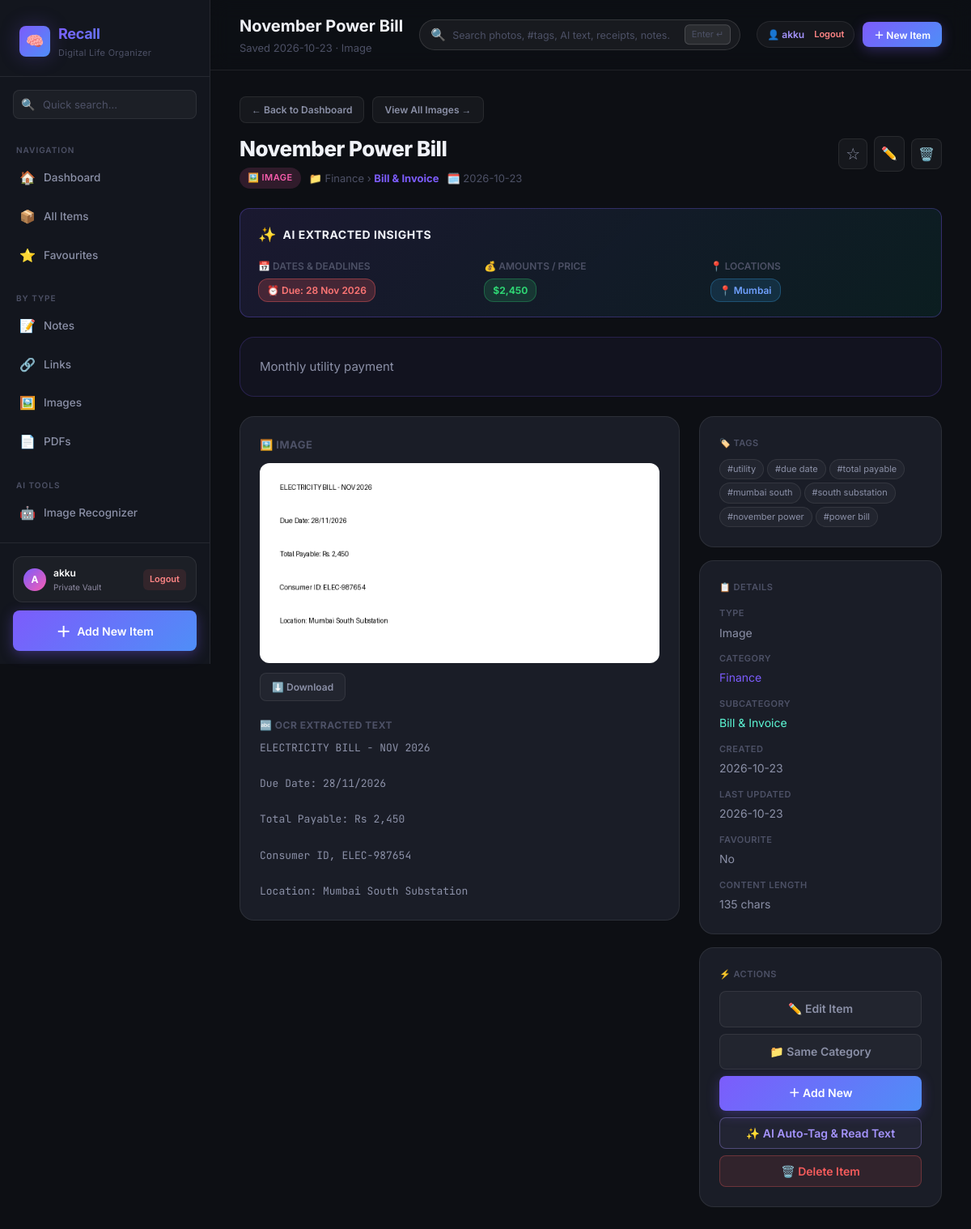
Screenshot of /item/544b72d8-cfe0-4a1f-b4b5-a10a58844caa (signed in) with the database file from the repository.
### tables this page shows
CREATE TABLE users (
            id            TEXT PRIMARY KEY,
            email         TEXT UNIQUE NOT NULL,
            username      TEXT NOT NULL,
            password_hash TEXT NOT NULL,
            created_at    TEXT NOT NULL
        );

CREATE TABLE items (
            id          TEXT PRIMARY KEY,
            type        TEXT NOT NULL,           -- 'note' | 'link' | 'image' | 'pdf'
            title       TEXT NOT NULL,
            description TEXT,
            content     TEXT,                   -- note text or extracted text
            url         TEXT,                   -- for links
            filename    TEXT,                   -- for files
            tags        TEXT DEFAULT '[]',      -- JSON array
            category    TEXT DEFAULT 'General',
            favourite   INTEGER DEFAULT 0,
            created_at  TEXT NOT NULL,
            updated_at  TEXT NOT NULL
        , subcategory TEXT DEFAULT '', entities TEXT DEFAULT '{}', content_hash TEXT DEFAULT '', user_id TEXT DEFAULT '');

### app.py (the view)
@app.route("/item/<item_id>")
def view_item(item_id):
    user_id = session.get("user_id")
    conn = get_db()
    row  = conn.execute("SELECT * FROM items WHERE id=? AND user_id=?", (item_id, user_id)).fetchone()
    conn.close()
    if not row:
        abort(404)
    item = row_to_dict(row)
    return render_template("view.html", item=item)

### templates/view.html (shortened to what this page needs)
{% extends "base.html" %}
{% set TYPE_ICONS = {'note': '📝', 'link': '🔗', 'image': '🖼️', 'pdf': '📄'} %}
{% block page_title %}{{ item.title }}{% endblock %}
{% block page_subtitle %}Saved {{ item.created_at[:10] }} · {{ item.type|capitalize }}{% endblock %}
{% block content %}
<div style="display:flex;align-items:center;gap:10px;margin-bottom:16px;">
  <a href="{{ url_for('index') }}" class="btn btn-secondary btn-sm" style="font-size:12px;padding:6px 14px;">
    ← Back to Dashboard
  </a>
  <a href="{{ url_for('items', type=item.type) }}" class="btn btn-secondary btn-sm" style="font-size:12px;padding:6px 14px;">
    View All {{ item.type|capitalize }}s →
  </a>
</div>
<div class="view-header mb-24">
  <div class="view-title-section">
    <div class="view-title">{{ item.title }}</div>
    <div class="view-meta">
      <span class="item-type-badge badge-{{ item.type }}">
        {{ TYPE_ICONS.get(item.type, '📌') }} {{ item.type }}
      </span>
      <span>📁 {{ item.category }}{% if item.subcategory %} <span style="color:var(--text-muted);">›</span> <strong style="color:var(--accent-purple);">{{ item.subcategory }}</strong>{% endif %}</span>
      <span>🗓️ {{ item.created_at[:10] }}</span>
    </div>
  </div>
  <div class="view-actions" style="flex-wrap:wrap;">
    <button class="fav-star {% if item.favourite %}active{% endif %} btn-icon"
            data-item-id="{{ item.id }}"
            title="Toggle favourite"
            style="font-size:20px;">
      {% if item.favourite %}⭐{% else %}☆{% endif %}
    </button>
    <a href="{{ url_for('edit_item', item_id=item.id) }}" class="btn-icon" title="Edit">✏️</a>
    <form method="POST" action="{{ url_for('delete_item', item_id=item.id) }}" id="deleteFormSide">
      <button type="button" class="btn-icon delete-trigger"
              data-form-id="deleteFormSide" title="Delete" style="color:#f75c5c;">🗑️</button>
    </form>
  </div>
</div>
{% set ents = item.entities or {} %}
{% if ents.dates or ents.amounts or ents.locations or ents.ids %}
<div class="card mb-24" style="background:linear-gradient(135deg, rgba(124,92,252,0.12), rgba(0,210,180,0.08));border:1px solid rgba(124,92,252,0.3);border-radius:var(--radius-md);padding:18px 22px;">
  <div style="display:flex;align-items:center;gap:8px;margin-bottom:14px;">
    <span style="font-size:18px;">✨</span>
    <span style="font-size:14px;font-weight:700;letter-spacing:0.5px;color:var(--text-primary);text-transform:uppercase;">AI Extracted Insights</span>
  </div>
  <div style="display:grid;grid-template-columns:repeat(auto-fit, minmax(200px, 1fr));gap:16px;">
    {% if ents.dates %}
    <div>
      <div style="font-size:12px;color:var(--text-muted);margin-bottom:6px;font-weight:600;">📅 DATES & DEADLINES</div>
      <div style="display:flex;flex-wrap:wrap;gap:6px;">
        {% for d in ents.dates %}
        <span style="display:inline-flex;align-items:center;gap:4px;padding:4px 10px;border-radius:12px;font-size:12px;font-weight:600;background:{% if d.is_future %}rgba(247,92,92,0.2);color:#ff7675;border:1px solid rgba(247,92,92,0.4);{% else %}rgba(255,255,255,0.06);color:var(--text-secondary);{% endif %}">
          {% if d.is_future %}⏰ Due: {% endif %}{{ d.formatted or d.raw }}
        </span>
        {% endfor %}
      </div>
    </div>
    {% endif %}
    {% if ents.amounts %}
    <div>
      <div style="font-size:12px;color:var(--text-muted);margin-bottom:6px;font-weight:600;">💰 AMOUNTS / PRICE</div>
      <div style="display:flex;flex-wrap:wrap;gap:6px;">
        {% for amt in ents.amounts %}
        <span style="display:inline-flex;align-items:center;padding:4px 10px;border-radius:12px;font-size:12px;font-weight:700;background:rgba(46,213,115,0.15);color:#2ed573;border:1px solid rgba(46,213,115,0.3);">
          {{ amt }}
        </span>
        {% endfor %}
      </div>
    </div>
    {% endif %}
    {% if ents.locations %}
    <div>
      <div style="font-size:12px;color:var(--text-muted);margin-bottom:6px;font-weight:600;">📍 LOCATIONS</div>
      <div style="display:flex;flex-wrap:wrap;gap:6px;">
        {% for loc in ents.locations %}
        <span style="display:inline-flex;align-items:center;padding:4px 10px;border-radius:12px;font-size:12px;font-weight:600;background:rgba(54,162,235,0.15);color:#70a1ff;border:1px solid rgba(54,162,235,0.3);">
          📍 {{ loc }}
        </span>
        {% endfor %}
      </div>
    </div>
    {% endif %}
  </div>
</div>
{% endif %}
{% if item.description %}
<div class="card mb-24" style="background:rgba(124,92,252,0.05);border-color:rgba(124,92,252,0.2);">
  <p style="color:var(--text-secondary);font-size:15px;">{{ item.description }}</p>
</div>
{% endif %}
<div class="view-body">
  <div>
    {% if item.type == 'note' %}
    <div class="content-box">
      <h3 style="font-size:13px;color:var(--text-muted);margin-bottom:12px;text-transform:uppercase;letter-spacing:0.5px;">📝 Note</h3>
      {% if item.content %}
      <pre>{{ item.content }}</pre>
      {% else %}
      <p style="color:var(--text-muted);font-style:italic;">No content.</p>
      {% endif %}
    </div>
    {% elif item.type == 'image' %}
    <div class="content-box">
      <h3 style="font-size:13px;color:var(--text-muted);margin-bottom:12px;text-transform:uppercase;letter-spacing:0.5px;">🖼️ Image</h3>
      {% if item.filename %}
      <img src="{{ url_for('uploaded_file', filename=item.filename) }}"
           alt="{{ item.title }}" class="view-image"/>
      <div style="margin-top:12px;">
        <a href="{{ url_for('uploaded_file', filename=item.filename) }}"
           download class="btn btn-secondary btn-sm">⬇️ Download</a>
      </div>
      {% endif %}
      {% if item.content %}
      <div style="margin-top:20px;">
        <h4 style="font-size:12px;color:var(--text-muted);margin-bottom:8px;text-transform:uppercase;letter-spacing:0.5px;">🔤 OCR Extracted Text</h4>
        <pre style="max-height:400px;overflow-y:auto;">{{ item.content }}</pre>
      </div>
      {% else %}
      <p style="color:var(--text-muted);font-style:italic;margin-top:12px;">No text detected in this image.</p>
      {% endif %}
    </div>
    {% endif %}
  </div>
  <div class="detail-panel">
    {% if item.tags %}
    <div class="content-box card-sm">
      <div class="detail-key" style="margin-bottom:10px;">🏷️ Tags</div>
      <div class="item-tags">
        {% for tag in item.tags %}
        <a href="{{ url_for('items') }}?q={{ tag|urlencode }}" class="tag-chip" style="text-decoration:none;">
          #{{ tag }}
        </a>
        {% endfor %}
      </div>
    </div>
    {% endif %}
    <div class="content-box card-sm">
      <div class="detail-key" style="margin-bottom:14px;">📋 Details</div>
      <div style="display:flex;flex-direction:column;gap:12px;">
        <div class="detail-row">
          <span class="detail-key">Type</span>
          <span class="detail-val">{{ item.type|capitalize }}</span>
        </div>
        <div class="detail-row">
          <span class="detail-key">Category</span>
          <span class="detail-val">
            <a href="{{ url_for('items') }}?category={{ item.category|urlencode }}"
               style="color:var(--accent-purple);">{{ item.category }}</a>
          </span>
        </div>
        {% if item.subcategory %}
        <div class="detail-row">
          <span class="detail-key">Subcategory</span>
          <span class="detail-val" style="color:var(--accent-teal);">{{ item.subcategory }}</span>
        </div>
        {% endif %}
        <div class="detail-row">
          <span class="detail-key">Created</span>
          <span class="detail-val">{{ item.created_at[:10] }}</span>
        </div>
        <div class="detail-row">
          <span class="detail-key">Last Updated</span>
          <span class="detail-val">{{ item.updated_at[:10] }}</span>
        </div>
        <div class="detail-row">
          <span class="detail-key">Favourite</span>
          <span class="detail-val">{% if item.favourite %}⭐ Yes{% else %}No{% endif %}</span>
        </div>
        {% if item.content %}
        <div class="detail-row">
          <span class="detail-key">Content Length</span>
          <span class="detail-val">{{ item.content|length }} chars</span>
        </div>
        {% endif %}
      </div>
    </div>
    <div class="content-box card-sm">
      <div class="detail-key" style="margin-bottom:12px;">⚡ Actions</div>
      <div style="display:flex;flex-direction:column;gap:8px;">
        <a href="{{ url_for('edit_item', item_id=item.id) }}" class="btn btn-secondary" style="justify-content:center;">
          ✏️ Edit Item
        </a>
        <a href="{{ url_for('items') }}?category={{ item.category|urlencode }}"
           class="btn btn-secondary" style="justify-content:center;">
          📁 Same Category
        </a>
        <a href="{{ url_for('add') }}" class="btn btn-primary" style="justify-content:center;">
          ＋ Add New
        </a>
        {% if item.type == 'image' %}
        <form method="POST" action="{{ url_for('retag_item', item_id=item.id) }}">
          <button type="submit" class="btn btn-secondary w-full" style="justify-content:center;color:#a594fd;border-color:rgba(165,148,253,0.35);background:rgba(165,148,253,0.06);">
            ✨ AI Auto-Tag & Read Text
          </button>
        </form>
        {% endif %}
        <form method="POST" action="{{ url_for('delete_item', item_id=item.id) }}" id="deleteFormPanel">
          <button type="button" class="btn btn-danger delete-trigger w-full"
                  data-form-id="deleteFormPanel" style="justify-content:center;">
            🗑️ Delete Item
          </button>
        </form>
      </div>
    </div>
  </div>
</div>
{% endblock %}

### templates/base.html (shortened to what this page needs)
<!DOCTYPE html>
<html lang="en">
<head>
  <link rel="stylesheet" href="{{ url_for('static', filename='css/style.css') }}?v=3.0"/>
</head>
<body>
<aside class="sidebar" id="sidebar">
  <div class="sidebar-logo">
    <div class="logo-mark">
      <div class="logo-icon">🧠</div>
      <div class="logo-text">
        <h1>Recall</h1>
        <p>Digital Life Organizer</p>
      </div>
    </div>
  </div>
  <div class="sidebar-search">
    <div class="sidebar-search-box" style="position:relative;">
      <span class="search-icon">🔍</span>
      <input type="text" id="sidebarSearch" placeholder="Quick search…" autocomplete="off"/>
    </div>
  </div>
  <nav class="sidebar-nav">
    <p class="nav-section-label">Navigation</p>
    <a href="{{ url_for('index') }}" class="nav-item {% if request.endpoint == 'index' %}active{% endif %}">
      <span class="nav-icon">🏠</span> Dashboard
    </a>
    <a href="{{ url_for('items') }}" class="nav-item {% if request.endpoint == 'items' and not request.args.get('type') and not request.args.get('favourites') %}active{% endif %}">
      <span class="nav-icon">📦</span> All Items
    </a>
    <a href="{{ url_for('items') }}?favourites=1" class="nav-item {% if request.args.get('favourites') == '1' %}active{% endif %}">
      <span class="nav-icon">⭐</span> Favourites
    </a>
    <p class="nav-section-label" style="margin-top:12px;">By Type</p>
    <a href="{{ url_for('items') }}?type=note" class="nav-item {% if request.args.get('type') == 'note' %}active{% endif %}">
      <span class="nav-icon">📝</span> Notes
    </a>
    <a href="{{ url_for('items') }}?type=link" class="nav-item {% if request.args.get('type') == 'link' %}active{% endif %}">
      <span class="nav-icon">🔗</span> Links
    </a>
    <a href="{{ url_for('items') }}?type=image" class="nav-item {% if request.args.get('type') == 'image' %}active{% endif %}">
      <span class="nav-icon">🖼️</span> Images
    </a>
    <a href="{{ url_for('items') }}?type=pdf" class="nav-item {% if request.args.get('type') == 'pdf' %}active{% endif %}">
      <span class="nav-icon">📄</span> PDFs
    </a>
    <p class="nav-section-label" style="margin-top:12px;">AI Tools</p>
    <a href="{{ url_for('recognise') }}" class="nav-item {% if request.endpoint in ['recognise', 'recognize'] %}active{% endif %}">
      <span class="nav-icon">🤖</span> Image Recognizer
    </a>
  </nav>
  <div class="sidebar-footer">
    {% if current_user %}
    <div style="padding:10px 12px;margin-bottom:10px;background:rgba(255,255,255,0.04);border:1px solid rgba(255,255,255,0.08);border-radius:12px;display:flex;align-items:center;justify-content:space-between;">
      <div style="display:flex;align-items:center;gap:9px;overflow:hidden;">
        <div style="width:28px;height:28px;border-radius:50%;background:linear-gradient(135deg,#7c5cfc,#f75cb2);display:flex;align-items:center;justify-content:center;font-weight:700;font-size:12px;color:#fff;flex-shrink:0;">
          {{ (current_user.username[0] if current_user.username else 'U')|upper }}
        </div>
        <div style="overflow:hidden;">
          <div style="font-size:12px;font-weight:600;color:#fff;white-space:nowrap;overflow:hidden;text-overflow:ellipsis;">
            {{ current_user.username }}
          </div>
          <div style="font-size:10px;color:#8f8ba3;">Private Vault</div>
        </div>
      </div>
      <a href="{{ url_for('logout') }}" title="Sign Out" style="color:#ff8585;text-decoration:none;font-size:11px;padding:4px 8px;background:rgba(247,92,92,0.1);border-radius:6px;font-weight:600;">
        Logout
      </a>
    </div>
    {% endif %}
    <button type="button" class="add-btn" onclick="openQuickAdd()" style="width:100%;border:none;cursor:pointer;">
      <span style="font-size:18px;">＋</span> Add New Item
    </button>
  </div>
</aside>
<div class="main-wrap">
  <header class="topbar">
    <div style="flex-shrink:0;">
      <div class="topbar-title">{% block page_title %}Recall{% endblock %}</div>
      <div class="topbar-subtitle">{% block page_subtitle %}Your digital memory{% endblock %}</div>
    </div>
    <div class="topbar-search-wrap">
      <form action="{{ url_for('items') }}" method="GET" class="topbar-search-form" id="topSearchForm">
        <span class="top-search-icon">🔍</span>
        <input type="text"
               name="q"
               id="globalTopSearch"
               class="topbar-search-input"
               placeholder="Search photos, #tags, AI text, receipts, notes... (Press Enter)"
               autocomplete="off"
               value="{{ query if query is defined else request.args.get('q', '') }}"/>
        <kbd class="top-search-kbd">Enter ↵</kbd>
      </form>
    </div>
    <div class="topbar-actions" style="flex-shrink:0;display:flex;align-items:center;gap:10px;">
      {% if current_user %}
      <div style="display:inline-flex;align-items:center;gap:8px;padding:6px 12px;background:rgba(255,255,255,0.04);border:1px solid rgba(255,255,255,0.08);border-radius:20px;font-size:12px;">
        <span style="color:#a594fd;font-weight:600;">👤 {{ current_user.username }}</span>
        <a href="{{ url_for('logout') }}" style="color:#ff8585;text-decoration:none;font-size:11px;font-weight:600;margin-left:4px;" title="Sign out">Logout</a>
      </div>
      {% endif %}
      {% block topbar_actions %}
      <button type="button" class="btn btn-primary btn-sm" onclick="openQuickAdd()" id="topbarAddBtn">
        ＋ New Item
      </button>
      {% endblock %}
    </div>
  </header>
  <main class="main-content fade-in">
    {% block content %}{% endblock %}
  </main>
</div>
</body>
</html>

### rows the page displays
users: username "A", username "akku"
items: title "November Power Bill", created_at "2026-10-23", type "Image", get "🖼️", type "IMAGE", category "Finance", subcategory "Bill & Invoice", description "Monthly utility payment", filename (picture), content "ELECTRICITY BILL - NOV 2026 Due Date: 28/11/2026 Total Payable: Rs 2,450 Consumer ID, ELEC-987654 Location: Mumbai South Substation", updated_at "2026-10-23"

### other values shown
{{ d.formatted or d.raw }} "28 Nov 2026"
{{ amt }} "$2,450"
{{ loc }} "Mumbai"
{{ tag }} "utility" "due date" "total payable" "mumbai south" "south substation" "november power" "power bill"
{{ item.content|length }} "135"
